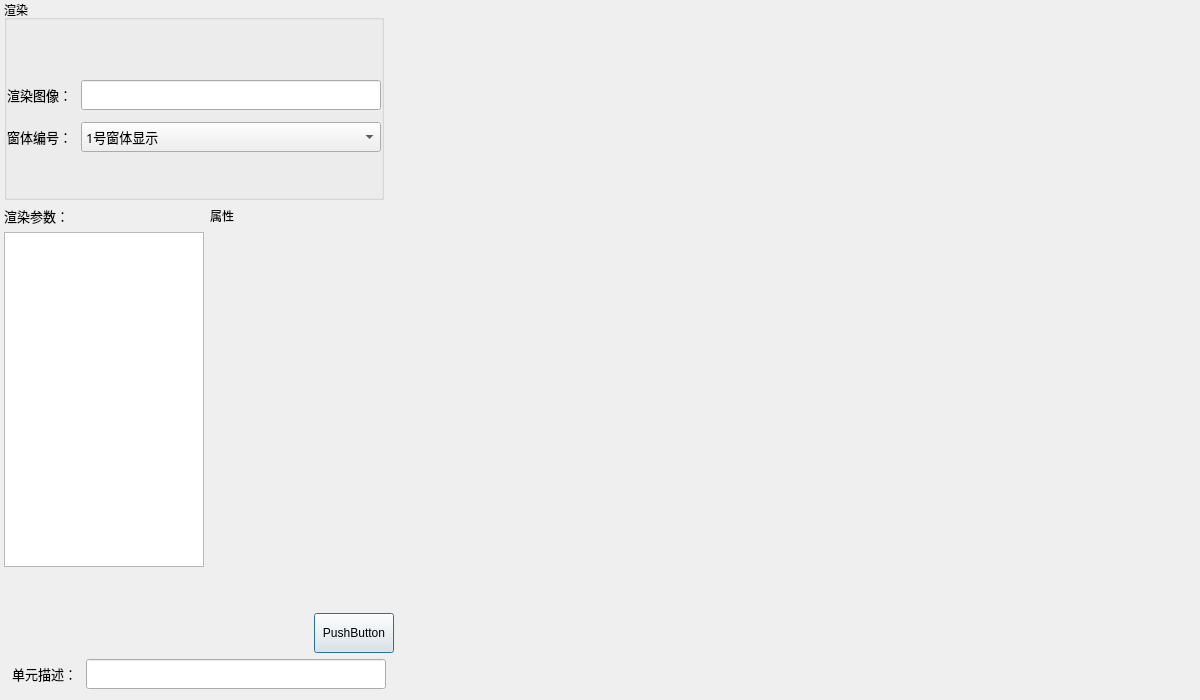
<?xml version="1.0" encoding="UTF-8"?>
<ui version="4.0">
 <class>FramImageShowClass</class>
 <widget class="QDialog" name="FramImageShowClass">
  <property name="geometry">
   <rect>
    <x>0</x>
    <y>0</y>
    <width>1200</width>
    <height>700</height>
   </rect>
  </property>
  <property name="minimumSize">
   <size>
    <width>1200</width>
    <height>700</height>
   </size>
  </property>
  <property name="maximumSize">
   <size>
    <width>1200</width>
    <height>700</height>
   </size>
  </property>
  <property name="windowTitle">
   <string>FramImageShow</string>
  </property>
  <layout class="QGridLayout" name="gridLayout_2">
   <property name="leftMargin">
    <number>4</number>
   </property>
   <property name="topMargin">
    <number>0</number>
   </property>
   <property name="rightMargin">
    <number>0</number>
   </property>
   <property name="bottomMargin">
    <number>0</number>
   </property>
   <item row="0" column="0">
    <widget class="QWidget" name="widgetToolSet" native="true">
     <layout class="QVBoxLayout" name="verticalLayout_4">
      <property name="leftMargin">
       <number>0</number>
      </property>
      <property name="topMargin">
       <number>0</number>
      </property>
      <property name="rightMargin">
       <number>0</number>
      </property>
      <item>
       <widget class="QGroupBox" name="groupBox_2">
        <property name="minimumSize">
         <size>
          <width>380</width>
          <height>200</height>
         </size>
        </property>
        <property name="maximumSize">
         <size>
          <width>380</width>
          <height>200</height>
         </size>
        </property>
        <property name="title">
         <string>渲染</string>
        </property>
        <layout class="QVBoxLayout" name="verticalLayout_3">
         <property name="spacing">
          <number>12</number>
         </property>
         <property name="leftMargin">
          <number>0</number>
         </property>
         <property name="topMargin">
          <number>0</number>
         </property>
         <property name="rightMargin">
          <number>0</number>
         </property>
         <property name="bottomMargin">
          <number>0</number>
         </property>
         <item>
          <spacer name="verticalSpacer_4">
           <property name="orientation">
            <enum>Qt::Vertical</enum>
           </property>
           <property name="sizeType">
            <enum>QSizePolicy::Minimum</enum>
           </property>
           <property name="sizeHint" stdset="0">
            <size>
             <width>20</width>
             <height>60</height>
            </size>
           </property>
          </spacer>
         </item>
         <item>
          <layout class="QHBoxLayout" name="horizontalLayout_3">
           <item>
            <widget class="QLabel" name="label_4">
             <property name="sizePolicy">
              <sizepolicy hsizetype="Fixed" vsizetype="Fixed">
               <horstretch>0</horstretch>
               <verstretch>0</verstretch>
              </sizepolicy>
             </property>
             <property name="maximumSize">
              <size>
               <width>83</width>
               <height>25</height>
              </size>
             </property>
             <property name="font">
              <font>
               <family>微软雅黑</family>
               <pointsize>10</pointsize>
              </font>
             </property>
             <property name="styleSheet">
              <string notr="true">background-color: rgba(255, 255, 255, 0);</string>
             </property>
             <property name="text">
              <string>渲染图像：</string>
             </property>
            </widget>
           </item>
           <item>
            <widget class="QLineEdit" name="qLineEditNodeImageSource">
             <property name="sizePolicy">
              <sizepolicy hsizetype="Fixed" vsizetype="Fixed">
               <horstretch>0</horstretch>
               <verstretch>0</verstretch>
              </sizepolicy>
             </property>
             <property name="minimumSize">
              <size>
               <width>300</width>
               <height>30</height>
              </size>
             </property>
             <property name="maximumSize">
              <size>
               <width>300</width>
               <height>30</height>
              </size>
             </property>
             <property name="font">
              <font>
               <family>微软雅黑</family>
               <pointsize>10</pointsize>
              </font>
             </property>
            </widget>
           </item>
          </layout>
         </item>
         <item>
          <layout class="QHBoxLayout" name="horizontalLayout">
           <item>
            <widget class="QLabel" name="label_6">
             <property name="minimumSize">
              <size>
               <width>0</width>
               <height>30</height>
              </size>
             </property>
             <property name="maximumSize">
              <size>
               <width>16777215</width>
               <height>30</height>
              </size>
             </property>
             <property name="font">
              <font>
               <family>微软雅黑</family>
               <pointsize>10</pointsize>
              </font>
             </property>
             <property name="styleSheet">
              <string notr="true">color: rgb(0, 0, 0);
background: transparent;</string>
             </property>
             <property name="text">
              <string>窗体编号：</string>
             </property>
            </widget>
           </item>
           <item>
            <widget class="QComboBox" name="comboScreenNum">
             <property name="minimumSize">
              <size>
               <width>300</width>
               <height>30</height>
              </size>
             </property>
             <property name="maximumSize">
              <size>
               <width>300</width>
               <height>30</height>
              </size>
             </property>
             <property name="font">
              <font>
               <family>微软雅黑</family>
               <pointsize>10</pointsize>
              </font>
             </property>
             <property name="styleSheet">
              <string notr="true"/>
             </property>
             <item>
              <property name="text">
               <string>1号窗体显示</string>
              </property>
             </item>
             <item>
              <property name="text">
               <string>2号窗体显示</string>
              </property>
             </item>
             <item>
              <property name="text">
               <string>3号窗体显示</string>
              </property>
             </item>
             <item>
              <property name="text">
               <string>4号窗体显示</string>
              </property>
             </item>
             <item>
              <property name="text">
               <string>5号窗体显示</string>
              </property>
             </item>
             <item>
              <property name="text">
               <string>6号窗体显示</string>
              </property>
             </item>
             <item>
              <property name="text">
               <string>7号窗体显示</string>
              </property>
             </item>
             <item>
              <property name="text">
               <string>8号窗体显示</string>
              </property>
             </item>
             <item>
              <property name="text">
               <string>9号窗体显示</string>
              </property>
             </item>
            </widget>
           </item>
          </layout>
         </item>
         <item>
          <spacer name="verticalSpacer_2">
           <property name="orientation">
            <enum>Qt::Vertical</enum>
           </property>
           <property name="sizeHint" stdset="0">
            <size>
             <width>17</width>
             <height>11</height>
            </size>
           </property>
          </spacer>
         </item>
        </layout>
       </widget>
      </item>
      <item>
       <layout class="QGridLayout" name="gridLayout">
        <item row="0" column="0">
         <widget class="QLabel" name="label_5">
          <property name="sizePolicy">
           <sizepolicy hsizetype="Fixed" vsizetype="Fixed">
            <horstretch>0</horstretch>
            <verstretch>0</verstretch>
           </sizepolicy>
          </property>
          <property name="maximumSize">
           <size>
            <width>83</width>
            <height>25</height>
           </size>
          </property>
          <property name="font">
           <font>
            <family>微软雅黑</family>
            <pointsize>10</pointsize>
           </font>
          </property>
          <property name="styleSheet">
           <string notr="true">background-color: rgba(255, 255, 255, 0);</string>
          </property>
          <property name="text">
           <string>渲染参数：</string>
          </property>
         </widget>
        </item>
        <item row="1" column="0">
         <widget class="QTableWidget" name="tableWidgetRanderParam">
          <property name="maximumSize">
           <size>
            <width>200</width>
            <height>16777215</height>
           </size>
          </property>
         </widget>
        </item>
        <item row="1" column="1">
         <widget class="QWidget" name="widgetProperty" native="true"/>
        </item>
        <item row="0" column="1">
         <widget class="QLabel" name="label">
          <property name="text">
           <string>属性</string>
          </property>
         </widget>
        </item>
       </layout>
      </item>
      <item>
       <spacer name="verticalSpacer_3">
        <property name="orientation">
         <enum>Qt::Vertical</enum>
        </property>
        <property name="sizeType">
         <enum>QSizePolicy::Minimum</enum>
        </property>
        <property name="sizeHint" stdset="0">
         <size>
          <width>20</width>
          <height>40</height>
         </size>
        </property>
       </spacer>
      </item>
      <item>
       <layout class="QVBoxLayout" name="verticalLayout">
        <item>
         <layout class="QHBoxLayout" name="horizontalLayout_4">
          <item>
           <spacer name="horizontalSpacer">
            <property name="orientation">
             <enum>Qt::Horizontal</enum>
            </property>
            <property name="sizeHint" stdset="0">
             <size>
              <width>40</width>
              <height>20</height>
             </size>
            </property>
           </spacer>
          </item>
          <item>
           <widget class="QPushButton" name="pushButtonExecute">
            <property name="minimumSize">
             <size>
              <width>80</width>
              <height>40</height>
             </size>
            </property>
            <property name="maximumSize">
             <size>
              <width>80</width>
              <height>40</height>
             </size>
            </property>
            <property name="text">
             <string>PushButton</string>
            </property>
           </widget>
          </item>
         </layout>
        </item>
        <item>
         <layout class="QHBoxLayout" name="horizontalLayout_2">
          <item>
           <widget class="QLabel" name="label_3">
            <property name="sizePolicy">
             <sizepolicy hsizetype="Fixed" vsizetype="Fixed">
              <horstretch>0</horstretch>
              <verstretch>0</verstretch>
             </sizepolicy>
            </property>
            <property name="minimumSize">
             <size>
              <width>60</width>
              <height>30</height>
             </size>
            </property>
            <property name="maximumSize">
             <size>
              <width>60</width>
              <height>30</height>
             </size>
            </property>
            <property name="font">
             <font>
              <family>微软雅黑</family>
              <pointsize>10</pointsize>
             </font>
            </property>
            <property name="styleSheet">
             <string notr="true">background-color: rgba(255, 255, 255, 0);</string>
            </property>
            <property name="text">
             <string>单元描述：</string>
            </property>
           </widget>
          </item>
          <item>
           <widget class="QLineEdit" name="txtDescribe">
            <property name="sizePolicy">
             <sizepolicy hsizetype="Fixed" vsizetype="Fixed">
              <horstretch>0</horstretch>
              <verstretch>0</verstretch>
             </sizepolicy>
            </property>
            <property name="minimumSize">
             <size>
              <width>300</width>
              <height>30</height>
             </size>
            </property>
            <property name="maximumSize">
             <size>
              <width>300</width>
              <height>30</height>
             </size>
            </property>
            <property name="font">
             <font>
              <family>微软雅黑</family>
              <pointsize>10</pointsize>
             </font>
            </property>
           </widget>
          </item>
         </layout>
        </item>
       </layout>
      </item>
     </layout>
    </widget>
   </item>
   <item row="0" column="1">
    <widget class="QWidget" name="widgetImageShow" native="true">
     <property name="minimumSize">
      <size>
       <width>800</width>
       <height>700</height>
      </size>
     </property>
     <property name="maximumSize">
      <size>
       <width>800</width>
       <height>700</height>
      </size>
     </property>
    </widget>
   </item>
  </layout>
 </widget>
 <layoutdefault spacing="6" margin="11"/>
 <resources>
  <include location="FramImageShow.qrc"/>
 </resources>
 <connections/>
</ui>
